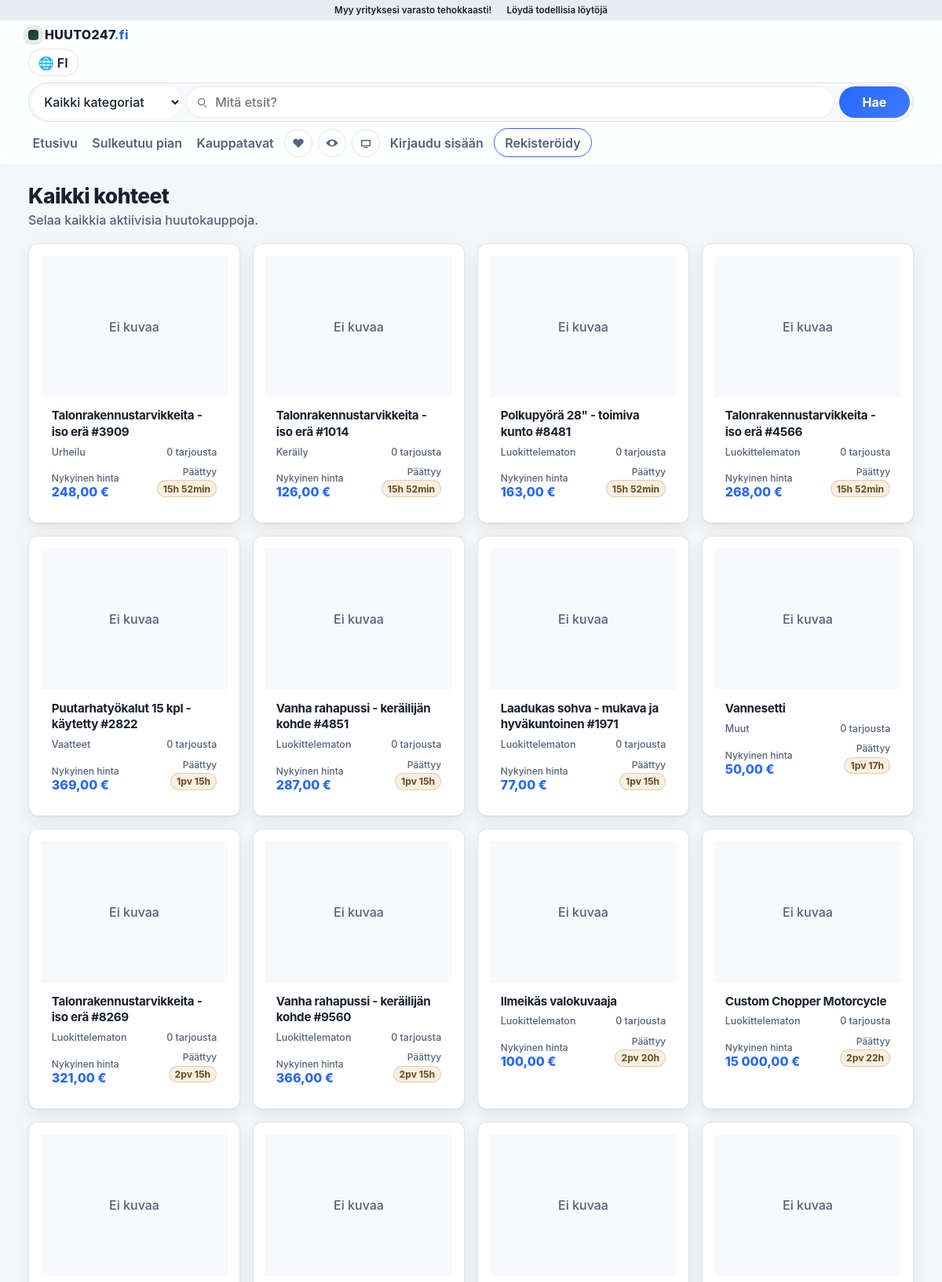
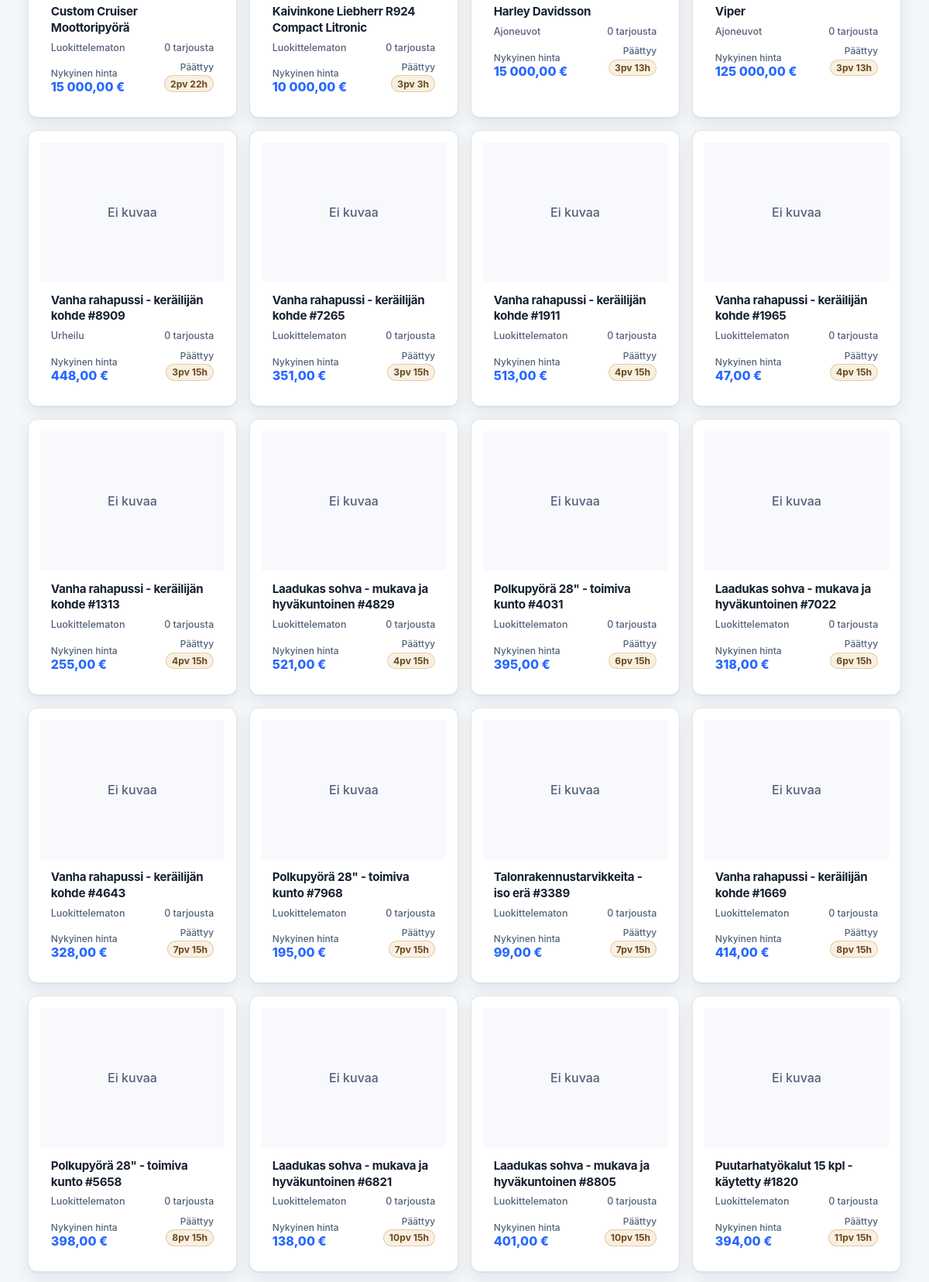
The app's page /category.php (upper part) with its own data (2 pictures, top to bottom).
### tables this page shows
CREATE TABLE IF NOT EXISTS auctions (
    id INT AUTO_INCREMENT PRIMARY KEY,
    user_id INT NOT NULL,
    category_id INT NOT NULL,
    title VARCHAR(200) NOT NULL,
    description TEXT,
    starting_price DECIMAL(10,2) NOT NULL DEFAULT 0.00,
    current_price DECIMAL(10,2) NOT NULL DEFAULT 0.00,
    reserve_price DECIMAL(10,2) DEFAULT NULL,
    buy_now_price DECIMAL(10,2) DEFAULT NULL,
    bid_increment DECIMAL(10,2) NOT NULL DEFAULT 1.00,
    start_time TIMESTAMP DEFAULT CURRENT_TIMESTAMP,
    end_time TIMESTAMP NOT NULL,
    status ENUM('draft', 'active', 'ended', 'cancelled') DEFAULT 'draft',
    views INT DEFAULT 0,
    location VARCHAR(200),
    condition_description VARCHAR(50),
    ai_details TEXT DEFAULT NULL,
    created_at TIMESTAMP DEFAULT CURRENT_TIMESTAMP,
    updated_at TIMESTAMP DEFAULT CURRENT_TIMESTAMP ON UPDATE CURRENT_TIMESTAMP,
    FOREIGN KEY (user_id) REFERENCES users(id) ON DELETE CASCADE,
    FOREIGN KEY (category_id) REFERENCES categories(id) ON DELETE RESTRICT,
    INDEX idx_status (status),
    INDEX idx_end_time (end_time),
    INDEX idx_category (category_id),
    INDEX idx_user (user_id)
);

### src/models/Database.php (called while the page is built)
<?php
class Database {
    private static $instance = null;
    private $pdo;
    private function __construct() {
        try {
            $dsn = sprintf(
                'mysql:host=%s;dbname=%s;charset=%s',
                DB_HOST,
                DB_NAME,
                DB_CHARSET
            );
            $this->pdo = new PDO($dsn, DB_USER, DB_PASS, [
                PDO::ATTR_ERRMODE => PDO::ERRMODE_EXCEPTION,
                PDO::ATTR_DEFAULT_FETCH_MODE => PDO::FETCH_ASSOC,
                PDO::ATTR_EMULATE_PREPARES => false,
                PDO::MYSQL_ATTR_INIT_COMMAND => "SET NAMES " . DB_CHARSET
            ]);
        } catch (PDOException $e) {
            error_log("Database connection failed: " . $e->getMessage());
            throw new RuntimeException("Tietokantayhteys epäonnistui. Yritä myöhemmin uudelleen.", 0, $e);
        }
    }
    public static function getInstance() {
        if (self::$instance === null) {
            self::$instance = new self();
        }
        return self::$instance;
    }
    public function getConnection() {
        return $this->pdo;
    }
}

### src/models/Auction.php (called while the page is built, shortened)
<?php
class Auction {
    private $db;
    public function __construct() {
        $this->db = Database::getInstance()->getConnection();
    }
    private function ensureImageCaptionColumn(): void
    {
        try {
            $this->db->exec("ALTER TABLE auction_images ADD COLUMN IF NOT EXISTS caption VARCHAR(255) NULL AFTER image_path");
        } catch (Throwable $exception) {
        }
    }
    private function ensureSellerCommitmentColumn(): void
    {
        try {
            $this->db->exec("ALTER TABLE auctions ADD COLUMN IF NOT EXISTS seller_commitment BOOLEAN DEFAULT FALSE");
        } catch (Throwable $exception) {
        }
    }
    private function ensureAuctionMetadataTable(): void
    {
        try {
            $this->db->exec("CREATE TABLE IF NOT EXISTS auction_metadata (
                id INT AUTO_INCREMENT PRIMARY KEY,
                auction_id INT NOT NULL,
                field_name VARCHAR(100) NOT NULL,
                field_value TEXT,
                created_at TIMESTAMP DEFAULT CURRENT_TIMESTAMP,
                updated_at TIMESTAMP DEFAULT CURRENT_TIMESTAMP ON UPDATE CURRENT_TIMESTAMP,
                UNIQUE KEY unique_auction_field (auction_id, field_name),
                INDEX idx_auction (auction_id),
                INDEX idx_field (field_name)
            ) ENGINE=InnoDB DEFAULT CHARSET=utf8mb4 COLLATE=utf8mb4_unicode_ci");
        } catch (Throwable $exception) {
        }
    }
    public function getActiveAuctions($limit = 20, $offset = 0) {
        $sql = "SELECT a.*,
                       COALESCE(c.name, 'Luokittelematon') as category_name,
                       COALESCE(c.slug, 'other') as category_slug,
                       COALESCE(u.username, 'Tuntematon myyjä') as seller_username,
                       (SELECT image_path
                        FROM auction_images
                        WHERE auction_id = a.id
                        ORDER BY is_primary DESC, sort_order ASC, id ASC
                        LIMIT 1) as primary_image,
                       (SELECT COUNT(*) FROM bids WHERE auction_id = a.id) as bid_count
                FROM auctions a
                LEFT JOIN categories c ON a.category_id = c.id
                LEFT JOIN users u ON a.user_id = u.id
                WHERE a.status = 'active' AND a.end_time > NOW()
                ORDER BY a.end_time ASC
                LIMIT :limit OFFSET :offset";
        $stmt = $this->db->prepare($sql);
        $stmt->bindValue(':limit', (int)$limit, PDO::PARAM_INT);
        $stmt->bindValue(':offset', (int)$offset, PDO::PARAM_INT);
        $stmt->execute();
        return $stmt->fetchAll();
    }
    public function getAuctionMetadata($auctionId) {
        $sql = "SELECT field_name, field_value FROM auction_metadata WHERE auction_id = :auction_id";
        $stmt = $this->db->prepare($sql);
        $stmt->execute([':auction_id' => $auctionId]);
        $metadata = [];
        while ($row = $stmt->fetch()) {
            $metadata[$row['field_name']] = $row['field_value'];
        }
        return $metadata;
    }}

### category.php (the view, shortened to what this page needs)
<?php
require_once __DIR__ . '/bootstrap.php';
$auctionModel = new Auction();
$categorySlug = isset($_GET['slug']) ? $_GET['slug'] : null;
$tab = trim((string)($_GET['tab'] ?? ''));
$favoritesMode = strcasecmp($tab, 'favorites') === 0;
$favoriteViewRequiresLogin = false;
$favoriteViewMessage = '';
if ($favoritesMode) {
    $pageTitle = 'Suosikit - ' . SITE_NAME;
    $category = null;
    $auctions = [];
    if (!is_logged_in()) {
        $favoriteViewRequiresLogin = true;
        $favoriteViewMessage = 'Kirjaudu sisään nähdäksesi omat suosikkikohteesi.';
    } else {
        try {
            $db = Database::getInstance()->getConnection();
            $db->exec("CREATE TABLE IF NOT EXISTS user_favourites (
                id INT AUTO_INCREMENT PRIMARY KEY,
                user_id INT NOT NULL,
                auction_id INT NOT NULL,
                created_at TIMESTAMP DEFAULT CURRENT_TIMESTAMP,
                UNIQUE KEY uq_user_auction (user_id, auction_id),
                INDEX idx_user (user_id),
                INDEX idx_auction (auction_id)
            ) ENGINE=InnoDB DEFAULT CHARSET=utf8mb4 COLLATE=utf8mb4_unicode_ci");
            $stmt = $db->prepare("SELECT a.*,
                                         COALESCE(c.name, 'Luokittelematon') as category_name,
                                         (SELECT image_path
                                          FROM auction_images
                                          WHERE auction_id = a.id
                                          ORDER BY is_primary DESC, sort_order ASC, id ASC
                                          LIMIT 1) as primary_image,
                                         (SELECT COUNT(*) FROM bids WHERE auction_id = a.id) as bid_count
                                  FROM user_favourites uf
                                  JOIN auctions a ON a.id = uf.auction_id
                                  LEFT JOIN categories c ON c.id = a.category_id
                                  WHERE uf.user_id = :user_id
                                    AND a.status = 'active'
                                    AND a.end_time > NOW()
                                  ORDER BY uf.created_at DESC");
            $stmt->execute([':user_id' => (int)current_user_id()]);
            $auctions = $stmt->fetchAll(PDO::FETCH_ASSOC) ?: [];
            if (empty($auctions)) {
                $favoriteViewMessage = 'Et ole lisännyt vielä suosikkikohteita.';
            }
        } catch (Throwable $exception) {
            $auctions = [];
            $favoriteViewMessage = 'Suosikkien lataus epäonnistui. Yritä hetken kuluttua uudelleen.';
        }
    }
} else {
    $category = null;
    $auctions = $auctionModel->getActiveAuctions(50);
}
include SRC_PATH . '/views/header.php';
$categoryListingImagePath = static function (?string $path): ?string {
    if ($path === null) {
        return null;
    }
    $trimmed = trim($path);
    if ($trimmed === '') {
        return null;
    }
    if (preg_match('#_wm\.(jpg|jpeg|png|webp|gif)$#i', $trimmed)) {
        return preg_replace('#_wm\.(jpg|jpeg|png|webp|gif)$#i', '_min.$1', $trimmed);
    }
    return $trimmed;
};
?>
<section class="category-hero">
    <?php if ($favoritesMode): ?>
        <h1>❤️ Suosikit</h1>
        <p>Kirjautuneen käyttäjän suosikkilistaukset.</p>
    <?php elseif ($category): ?>
        <h1><?php echo htmlspecialchars((string)($category['icon'] ?? '📦')); ?> <?php echo htmlspecialchars($category['name']); ?></h1>
        <p><?php echo htmlspecialchars((string)($category['description'] ?? '')); ?></p>
    <?php else: ?>
        <h1>Kaikki kohteet</h1>
        <p>Selaa kaikkia aktiivisia huutokauppoja.</p>
    <?php endif; ?>
</section>
<?php if (empty($auctions)): ?>
    <section class="category-empty">
        <div style="font-size:2rem; margin-bottom:.4rem;">📦</div>
        <strong><?php echo $favoritesMode ? 'Ei suosikkeja' : 'Ei kohteita'; ?></strong>
        <p style="margin:.5rem 0 0;">
            <?php if ($favoritesMode): ?>
                <?php echo htmlspecialchars($favoriteViewMessage !== '' ? $favoriteViewMessage : 'Lisää kohteita suosikkeihin etusivulta tai kohdesivulta.'); ?>
            <?php else: ?>
                Tässä kategoriassa ei ole tällä hetkellä aktiivisia huutokauppoja.
            <?php endif; ?>
        </p>
        <?php if ($favoriteViewRequiresLogin): ?>
            <p style="margin:.65rem 0 0;"><a href="/auth/login.php" class="btn-primary" style="text-decoration:none;">Kirjaudu sisään</a></p>
        <?php endif; ?>
    </section>
<?php else: ?>
    <section class="category-grid">
        <?php foreach ($auctions as $auction): ?>
            <?php
                $imagePath = trim((string)($categoryListingImagePath((string)($auction['primary_image'] ?? '')) ?? ''));
                $endTimeIso = date('c', strtotime((string)$auction['end_time']));
            ?>
            <a href="/auction.php?id=<?php echo (int)$auction['id']; ?>" class="category-card" aria-label="<?php echo htmlspecialchars($auction['title']); ?>">
                <?php if ($imagePath !== ''): ?>
                    <img src="<?php echo htmlspecialchars($imagePath, ENT_QUOTES, 'UTF-8'); ?>" alt="<?php echo htmlspecialchars($auction['title']); ?>" class="category-media" />
                <?php else: ?>
                    <div class="category-media" style="display:grid; place-items:center; color:var(--text-700);">Ei kuvaa</div>
                <?php endif; ?>
                <div class="category-content">
                    <h2 class="category-title"><?php echo htmlspecialchars($auction['title']); ?></h2>
                    <div class="category-meta">
                        <span><?php echo htmlspecialchars((string)($auction['category_name'] ?? 'Muut')); ?></span>
                        <span><?php echo (int)($auction['bid_count'] ?? 0); ?> tarjousta</span>
                    </div>
                    <div class="category-row">
                        <div>
                            <div class="category-price-label">Nykyinen hinta</div>
                            <div class="category-price"><?php echo number_format((float)$auction['current_price'], 2, ',', ' '); ?> €</div>
                        </div>
                        <div style="text-align:right;">
                            <div class="category-price-label">Päättyy</div>
                            <div class="countdown" data-endtime="<?php echo htmlspecialchars($endTimeIso, ENT_QUOTES, 'UTF-8'); ?>"></div>
                        </div>
                    </div>
                </div>
            </a>
        <?php endforeach; ?>
    </section>
<?php endif; ?>
<?php include SRC_PATH . '/views/footer.php'; ?>

### styles.css (style rules this page uses)
:root { --bg-main: #f4f7fa; --bg-tint: #edf2f8; --surface: #ffffff; --surface-soft: #f7f9fc; --brand-900: #16362e; --brand-700: #215246; --accent-600: #2668ff; --accent-500: #3f7bff; --warning-500: #c98a2d; --text-900: #182130; --text-700: #526179; --line: rgba(24, 33, 48, 0.12); --hairline: rgba(24, 33, 48, 0.08); --radius: 12px; --radius-pill: 999px; --shadow-1: 0 1px 2px rgba(16, 24, 40, 0.05), 0 8px 20px rgba(16, 24, 40, 0.08); --shadow-2: 0 2px 6px rgba(16, 24, 40, 0.07), 0 16px 34px rgba(16, 24, 40, 0.12); }
* { box-sizing: border-box; }
html, body { margin: 0; }
body { font-family: Inter, -apple-system, BlinkMacSystemFont, "Segoe UI", Roboto, "Helvetica Neue", Arial, sans-serif; color: var(--text-900); background: var(--bg-main); font-weight: 500; }
a { color: inherit; text-decoration: none; }
.intro-card, .carousel-card, .category-card { border: 1px solid var(--line); border-radius: var(--radius); background: var(--surface); box-shadow: var(--shadow-1); padding: .95rem; }
h1, h2 { margin: .42rem 0 .58rem; font-weight: 800; letter-spacing: -.02em; }
h1 { font-size: clamp(1.45rem, 2vw, 1.98rem); }
h2 { font-size: clamp(1.2rem, 1.5vw, 1.45rem); }
.countdown { font-size: .76rem; font-weight: 700; color: #6e4a1c; border: 1px solid rgba(201,138,45,.36); border-radius: var(--radius-pill); display: inline-block; padding: .14rem .44rem; background: rgba(201,138,45,.13); margin: .22rem 0; }

### category.php (style rules this page uses)
.category-hero { margin-bottom: 1.2rem; }
.category-hero h1 { margin: 0 0 .35rem; font-size: clamp(1.4rem, 2.2vw, 2rem); font-weight: 800; color: var(--text-900); }
.category-hero p { margin: 0; color: var(--text-700); }
.category-grid { display: grid; grid-template-columns: repeat(auto-fill, minmax(250px, 1fr)); gap: 1rem; }
.category-card { background: var(--surface); border: 1px solid var(--line); border-radius: var(--radius); overflow: hidden; box-shadow: var(--shadow-1); transition: transform .18s ease, box-shadow .18s ease; }
.category-media { width: 100%; height: 180px; object-fit: cover; display: block; background: var(--surface-soft); }
.category-content { padding: .85rem; }
.category-title { margin: 0 0 .45rem; font-weight: 700; color: var(--text-900); font-size: .95rem; line-height: 1.35; }
.category-meta { display: flex; justify-content: space-between; gap: .5rem; color: var(--text-700); font-size: .78rem; margin-bottom: .65rem; }
.category-row { display: flex; justify-content: space-between; gap: .65rem; align-items: flex-end; }
.category-price-label { color: var(--text-700); font-size: .75rem; }
.category-price { color: var(--accent-600); font-weight: 800; }

### records on screen
auctions: title "Talonrakennustarvikkeita - iso erä #3909", category_name "Urheilu", bid_count "0", current_price "248,00"
auctions: title "Talonrakennustarvikkeita - iso erä #1014", category_name "Keräily", bid_count "0", current_price "126,00"
auctions: title "Polkupyörä 28\" - toimiva kunto #8481", category_name "Luokittelematon", bid_count "0", current_price "163,00"
auctions: title "Talonrakennustarvikkeita - iso erä #4566", category_name "Luokittelematon", bid_count "0", current_price "268,00"
auctions: title "Puutarhatyökalut 15 kpl - käytetty #2822", category_name "Vaatteet", bid_count "0", current_price "369,00"
auctions: title "Vanha rahapussi - keräilijän kohde #4851", category_name "Luokittelematon", bid_count "0", current_price "287,00"
auctions: title "Laadukas sohva - mukava ja hyväkuntoinen #1971", category_name "Luokittelematon", bid_count "0", current_price "77,00"
auctions: title "Vannesetti", category_name "Muut", bid_count "0", current_price "50,00"
auctions: title "Talonrakennustarvikkeita - iso erä #8269", category_name "Luokittelematon", bid_count "0", current_price "321,00"
auctions: title "Vanha rahapussi - keräilijän kohde #9560", category_name "Luokittelematon", bid_count "0", current_price "366,00"
auctions: title "Ilmeikäs valokuvaaja", category_name "Luokittelematon", bid_count "0", current_price "100,00"
auctions: title "Custom Chopper Motorcycle", category_name "Luokittelematon", bid_count "0", current_price "15 000,00"
auctions: title "Custom Cruiser Moottoripyörä", category_name "Luokittelematon", bid_count "0", current_price "15 000,00"
auctions: title "Kaivinkone Liebherr R924 Compact Litronic", category_name "Luokittelematon", bid_count "0", current_price "10 000,00"
auctions: title "Harley Davidsson", category_name "Ajoneuvot", bid_count "0", current_price "15 000,00"
auctions: title "Viper", category_name "Ajoneuvot", bid_count "0", current_price "125 000,00"
auctions: title "Vanha rahapussi - keräilijän kohde #8909", category_name "Urheilu", bid_count "0", current_price "448,00"
auctions: title "Vanha rahapussi - keräilijän kohde #7265", category_name "Luokittelematon", bid_count "0", current_price "351,00"
auctions: title "Vanha rahapussi - keräilijän kohde #1911", category_name "Luokittelematon", bid_count "0", current_price "513,00"
auctions: title "Vanha rahapussi - keräilijän kohde #1965", category_name "Luokittelematon", bid_count "0", current_price "47,00"
auctions: title "Vanha rahapussi - keräilijän kohde #1313", category_name "Luokittelematon", bid_count "0", current_price "255,00"
auctions: title "Laadukas sohva - mukava ja hyväkuntoinen #4829", category_name "Luokittelematon", bid_count "0", current_price "521,00"
auctions: title "Polkupyörä 28\" - toimiva kunto #4031", category_name "Luokittelematon", bid_count "0", current_price "395,00"
auctions: title "Laadukas sohva - mukava ja hyväkuntoinen #7022", category_name "Luokittelematon", bid_count "0", current_price "318,00"
auctions: title "Vanha rahapussi - keräilijän kohde #4643", category_name "Luokittelematon", bid_count "0", current_price "328,00"
auctions: title "Polkupyörä 28\" - toimiva kunto #7968", category_name "Luokittelematon", bid_count "0", current_price "195,00"
auctions: title "Talonrakennustarvikkeita - iso erä #3389", category_name "Luokittelematon", bid_count "0", current_price "99,00"
auctions: title "Vanha rahapussi - keräilijän kohde #1669", category_name "Luokittelematon", bid_count "0", current_price "414,00"
auctions: title "Polkupyörä 28\" - toimiva kunto #5658", category_name "Luokittelematon", bid_count "0", current_price "398,00"
auctions: title "Laadukas sohva - mukava ja hyväkuntoinen #6821", category_name "Luokittelematon", bid_count "0", current_price "138,00"
auctions: title "Laadukas sohva - mukava ja hyväkuntoinen #8805", category_name "Luokittelematon", bid_count "0", current_price "401,00"
auctions: title "Puutarhatyökalut 15 kpl - käytetty #1820", category_name "Luokittelematon", bid_count "0", current_price "394,00"
